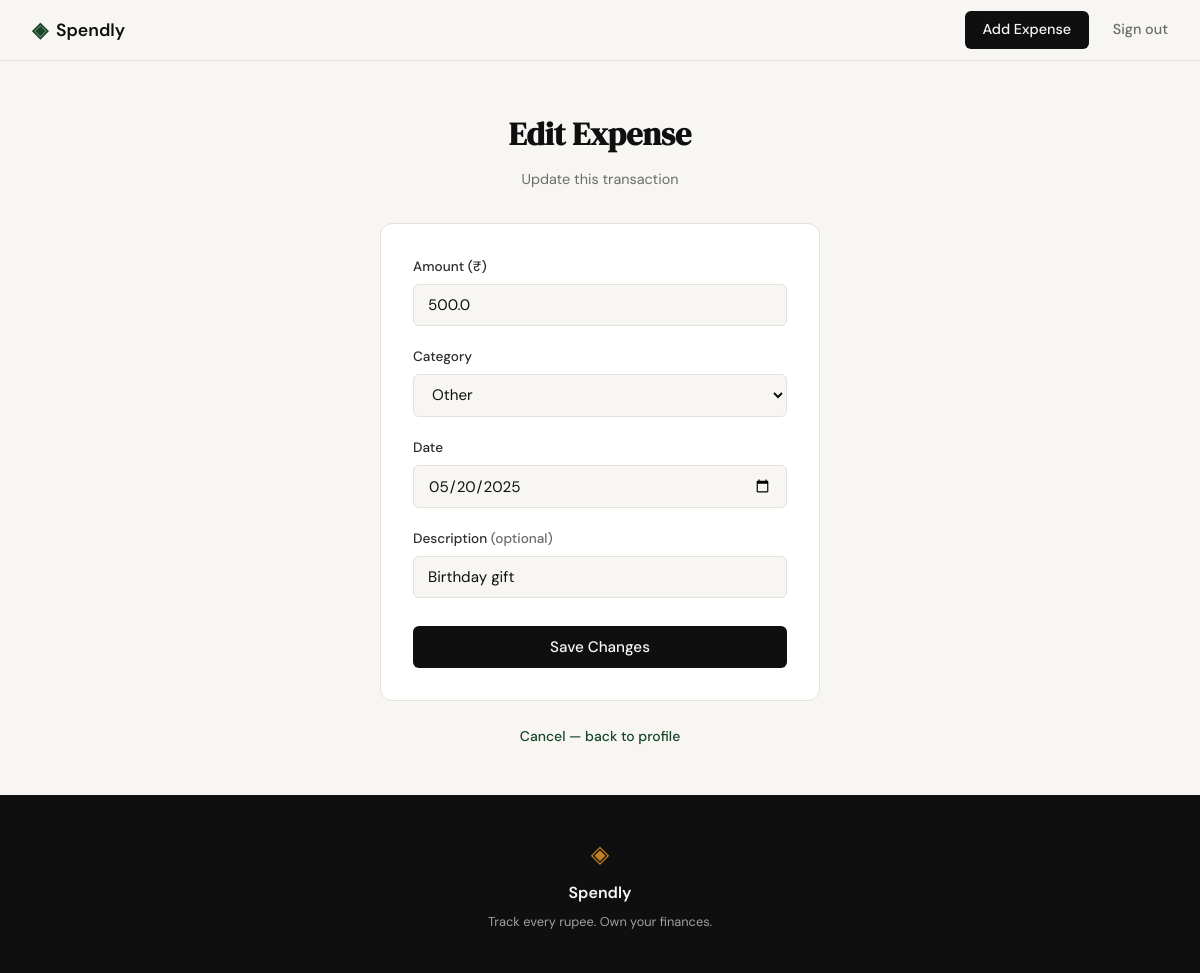
/expenses/257/edit (signed in), run on the app's committed database.
### tables this page shows
CREATE TABLE expenses (
            id          INTEGER PRIMARY KEY AUTOINCREMENT,
            user_id     INTEGER NOT NULL REFERENCES users(id),
            amount      REAL NOT NULL,
            category    TEXT NOT NULL,
            date        TEXT NOT NULL,
            description TEXT,
            created_at  TEXT NOT NULL DEFAULT (datetime('now'))
        );

### app.py (the view, shortened to what this page needs)
@app.route("/expenses/<int:expense_id>/edit", methods=["GET", "POST"])
def edit_expense(expense_id):
    if not session.get("user_id"):
        return redirect(url_for("login"))
    expense = get_expense_by_id(expense_id)
    if expense is None:
        abort(404)
    if expense["user_id"] != session["user_id"]:
        abort(403)
    return render_template("edit_expense.html",
                           expense=expense,
                           categories=CATEGORIES,
                           today=date.today().isoformat())

### database/db.py (called while the page is built)
def get_db():
    conn = sqlite3.connect(DB_PATH)
    conn.row_factory = sqlite3.Row
    conn.execute("PRAGMA foreign_keys = ON")
    return conn

def get_expense_by_id(expense_id):
    conn = get_db()
    row = conn.execute(
        "SELECT id, user_id, amount, category, date, description"
        " FROM expenses WHERE id = ?",
        (expense_id,)
    ).fetchone()
    conn.close()
    return row

### templates/edit_expense.html (shortened to what this page needs)
{% extends "base.html" %}
{% block content %}
<section class="auth-section">
    <div class="auth-container">
        <div class="auth-header">
            <h1 class="auth-title">Edit Expense</h1>
            <p class="auth-subtitle">Update this transaction</p>
        </div>
        <div class="auth-card">
            <form method="POST" action="{{ url_for('edit_expense', expense_id=expense['id']) }}">
                <div class="form-group">
                    <label for="amount">Amount (₹)</label>
                    <input
                        type="number"
                        id="amount"
                        name="amount"
                        class="form-input"
                        step="0.01"
                        min="0.01"
                        required
                        value="{{ form.amount if form else expense['amount'] }}"
                    >
                </div>
                <div class="form-group">
                    <label for="category">Category</label>
                    <select id="category" name="category" class="form-input">
                        {% for cat in categories %}
                        <option value="{{ cat }}"
                            {% if form and form.category == cat %}selected
                            {% elif not form and expense['category'] == cat %}selected
                            {% endif %}>
                            {{ cat }}
                        </option>
                        {% endfor %}
                    </select>
                </div>
                <div class="form-group">
                    <label for="date">Date</label>
                    <input
                        type="date"
                        id="date"
                        name="date"
                        class="form-input"
                        max="{{ today }}"
                        value="{{ form.date if form else expense['date'] }}"
                        required
                    >
                </div>
                <div class="form-group">
                    <label for="description">Description <span class="label-hint">(optional)</span></label>
                    <input
                        type="text"
                        id="description"
                        name="description"
                        class="form-input"
                        maxlength="200"
                        value="{{ form.description if form else (expense['description'] or '') }}"
                    >
                </div>
                <button type="submit" class="btn-submit">Save Changes</button>
            </form>
        </div>
        <p class="auth-switch">
            <a href="{{ url_for('profile') }}">Cancel — back to profile</a>
        </p>
    </div>
</section>
{% endblock %}

### static/css/style.css (style rules this page uses)
:root { --ink: #0f0f0f; --ink-soft: #2d2d2d; --ink-muted: #6b6b6b; --ink-faint: #a0a0a0; --paper: #f7f6f3; --paper-warm: #f0ede6; --paper-card: #ffffff; --accent: #1a472a; --accent-light: #e8f0eb; --accent-2: #c17f24; --accent-2-light: #fdf3e3; --danger: #c0392b; --danger-light: #fdecea; --border: #e4e1da; --border-soft: #eeebe4; --font-display: 'DM Serif Display', Georgia, serif; --font-body: 'DM Sans', system-ui, sans-serif; --max-width: 1200px; --auth-width: 440px; --radius-sm: 6px; --radius-md: 12px; --radius-lg: 20px; }
*, *::before, *::after { box-sizing: border-box; margin: 0; padding: 0; }
html { font-size: 16px; scroll-behavior: smooth; }
body { background: var(--paper); color: var(--ink); font-family: var(--font-body); font-size: 1rem; line-height: 1.6; -webkit-font-smoothing: antialiased; }
a { color: inherit; text-decoration: none; }
.auth-section { min-height: calc(100vh - 60px - 100px); display: flex; align-items: center; justify-content: center; padding: 3rem 2rem; }
.auth-container { width: 100%; max-width: var(--auth-width); }
.auth-header { text-align: center; margin-bottom: 2rem; }
.auth-title { font-family: var(--font-display); font-size: 2rem; color: var(--ink); margin-bottom: 0.5rem; }
.auth-subtitle { font-size: 0.9rem; color: var(--ink-muted); }
.auth-card { background: var(--paper-card); border: 1px solid var(--border); border-radius: var(--radius-md); padding: 2rem; margin-bottom: 1.5rem; }
.form-group { margin-bottom: 1.25rem; }
.form-group label { display: block; font-size: 0.85rem; font-weight: 500; color: var(--ink-soft); margin-bottom: 0.4rem; }
.form-input { width: 100%; padding: 0.6rem 0.875rem; border: 1px solid var(--border); border-radius: var(--radius-sm); font-family: var(--font-body); font-size: 0.95rem; color: var(--ink); background: var(--paper); outline: none; transition: border-color 0.2s; }
.form-input::placeholder { color: var(--ink-faint); }
.btn-submit { width: 100%; padding: 0.7rem; background: var(--ink); color: var(--paper); border: none; border-radius: var(--radius-sm); font-family: var(--font-body); font-size: 0.95rem; font-weight: 500; cursor: pointer; transition: background 0.2s; margin-top: 0.5rem; }
.auth-switch { text-align: center; font-size: 0.875rem; color: var(--ink-muted); }
.auth-switch a { color: var(--accent); font-weight: 500; }
.label-hint { color: var(--ink-muted); }

### data on the page
expenses: amount "500.0", category "Other", date "05/20/2025", description "Birthday gift"
